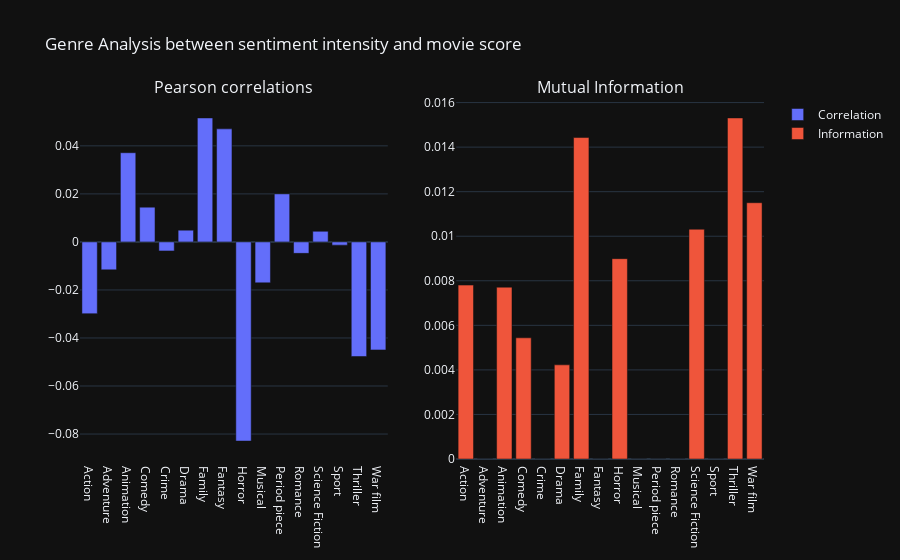

Notebook source saved alongside this figure:
### Code cell
import plotly.graph_objects as go
from plotly.subplots import make_subplots

# Assuming 'data' is your dictionary


genres = list(genre_scores.keys())
correlations = [genre_scores[genre]['correlation'] for genre in genres]
informations = [genre_scores[genre]['information'] for genre in genres]

# Create subplots
fig = make_subplots(rows=1, cols=2, subplot_titles=("Pearson correlations", "Mutual Information"))

# Add correlation bar plot
fig.add_trace(go.Bar(x=genres, y=correlations, name='Correlation'), row=1, col=1)

# Add information bar plot
fig.add_trace(go.Bar(x=genres, y=informations, name='Information'), row=1, col=2)

# Update layout
fig.update_layout(title_text="Genre Analysis between sentiment intensity and movie score", barmode='group')

# Show figure
fig.show()

### Figure 1 — Plotly figure (JSON) as saved in the notebook; plotly's stock layout.template omitted (floating-point values rounded to 4 significant figures)
{"data": [{"name": "Correlation", "x": ["Action", "Adventure", "Animation", "Comedy", "Crime", "Drama", "Family", "Fantasy", "Horror", "Musical", "Period piece", "Romance", "Science Fiction", "Sport", "Thriller", "War film"], "y": [-0.02987, -0.01163, 0.03714, 0.01448, -0.003746, 0.004903, 0.05162, 0.04707, -0.08292, -0.01704, 0.02, -0.004763, 0.004411, -0.001342, -0.04772, -0.04497], "type": "bar", "xaxis": "x", "yaxis": "y"}, {"name": "Information", "x": ["Action", "Adventure", "Animation", "Comedy", "Crime", "Drama", "Family", "Fantasy", "Horror", "Musical", "Period piece", "Romance", "Science Fiction", "Sport", "Thriller", "War film"], "y": [0.007806, 0, 0.007713, 0.00544, 0, 0.004226, 0.01443, 0, 0.008993, 0, 0, 0, 0.01031, 0, 0.01531, 0.0115], "type": "bar", "xaxis": "x2", "yaxis": "y2"}], "layout": {"xaxis": {"anchor": "y", "domain": [0.0, 0.45]}, "yaxis": {"anchor": "x", "domain": [0.0, 1.0]}, "xaxis2": {"anchor": "y2", "domain": [0.55, 1.0]}, "yaxis2": {"anchor": "x2", "domain": [0.0, 1.0]}, "annotations": [{"font": {"size": 16}, "showarrow": false, "text": "Pearson correlations", "x": 0.225, "xanchor": "center", "xref": "paper", "y": 1.0, "yanchor": "bottom", "yref": "paper"}, {"font": {"size": 16}, "showarrow": false, "text": "Mutual Information", "x": 0.775, "xanchor": "center", "xref": "paper", "y": 1.0, "yanchor": "bottom", "yref": "paper"}], "title": {"text": "Genre Analysis between sentiment intensity and movie score"}, "barmode": "group"}}
